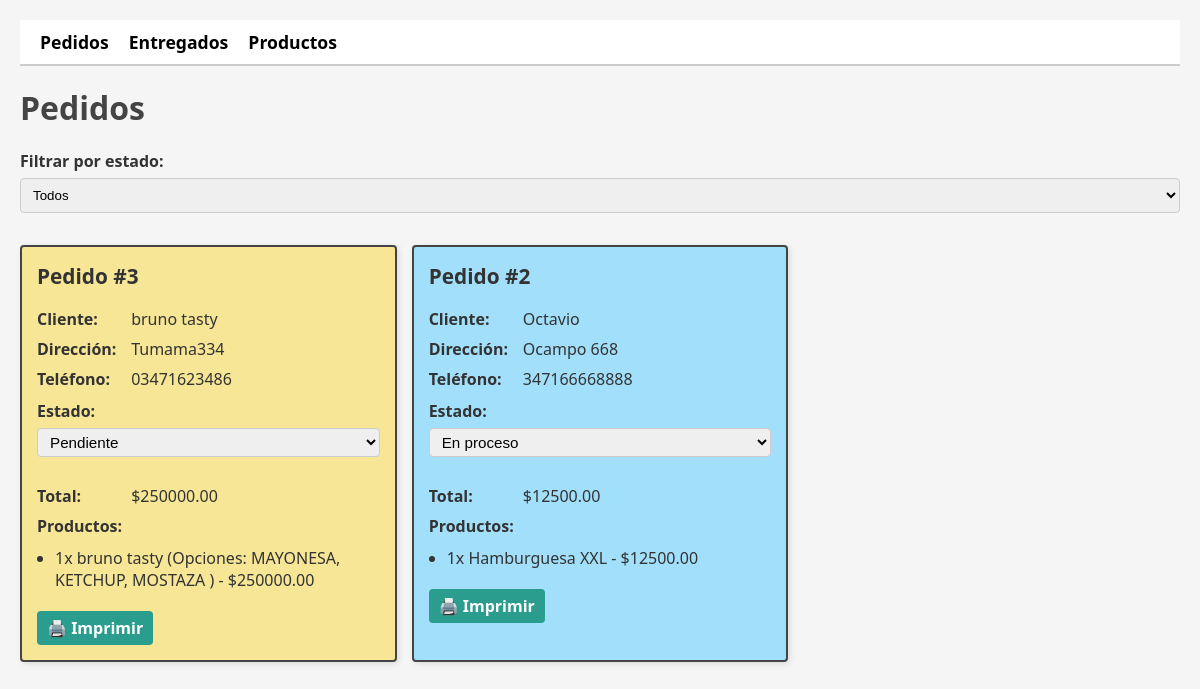
The app's page /panel/pedidos/, older data.
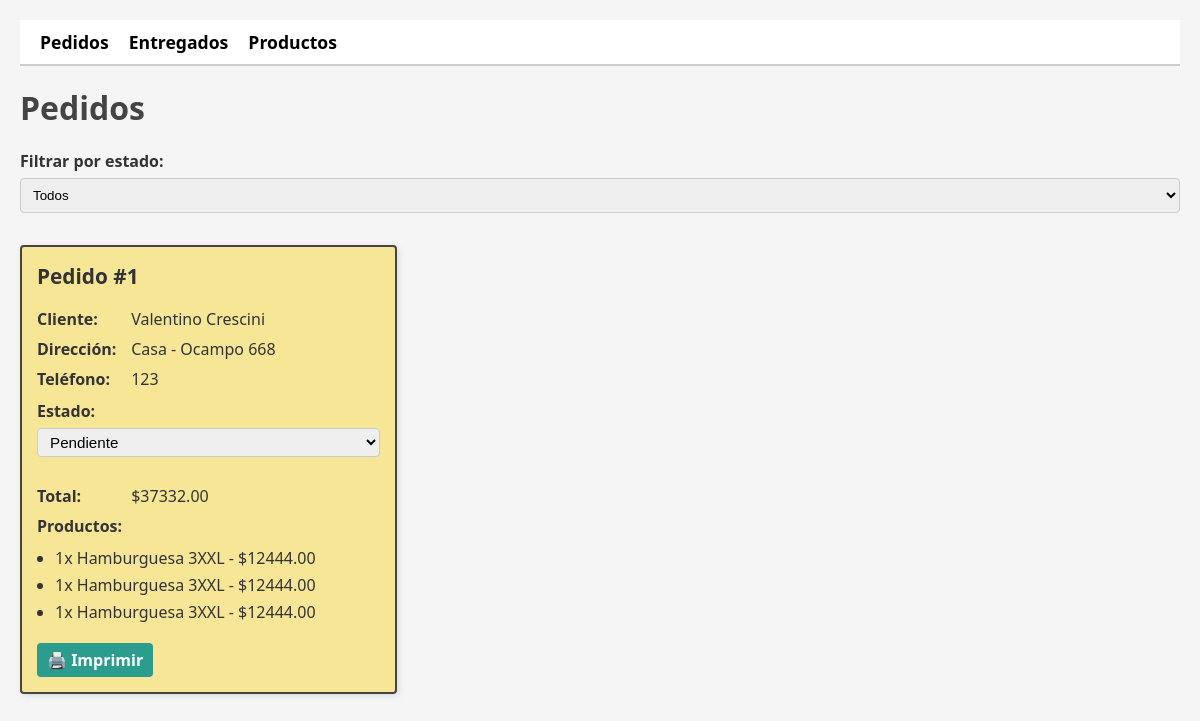
The same page, newer data.
### mi_app/models.py (models this page shows, shortened)
class Pedido(models.Model):
    ESTADOS = [
        ('pendiente', 'Pendiente'),
        ('proceso', 'En proceso'),
        ('listo', 'Listo para entregar'),
        ('entregado', 'Entregado'),
        ('cancelado', 'Cancelado'),
    ]
    cliente = models.ForeignKey(
        settings.AUTH_USER_MODEL,
        on_delete=models.CASCADE,
        related_name='pedidos',
        null=True, blank=True
    )
    cliente_nombre = models.CharField(max_length=100)
    cliente_direccion = models.CharField(max_length=200)
    cliente_telefono = models.CharField(max_length=20, blank=True)
    total = models.DecimalField(max_digits=10, decimal_places=2, default=0)
    estado = models.CharField(max_length=20, choices=ESTADOS, default='pendiente')
    fecha_creacion = models.DateTimeField(auto_now_add=True)

class PedidoProducto(models.Model):
    pedido = models.ForeignKey(Pedido, on_delete=models.CASCADE, related_name='items')
    producto = models.ForeignKey(Producto, on_delete=models.CASCADE)
    cantidad = models.PositiveIntegerField(default=1)
    opciones_seleccionadas = models.ManyToManyField(PersonalizacionOpcion, blank=True)
    def subtotal(self):
        subtotal_base = self.producto.precio * self.cantidad
        extras = sum([op.precio_extra for op in self.opciones_seleccionadas.all()])
        return subtotal_base + (extras * self.cantidad)

class Producto(models.Model):
    nombre = models.CharField(max_length=100)
    descripcion = models.TextField(blank=True)
    precio = models.DecimalField(max_digits=8, decimal_places=2)
    categoria = models.CharField(max_length=50)
    disponible = models.BooleanField(default=True)
    personalizable = models.BooleanField(default=False)
    campos_personalizacion = models.ManyToManyField('PersonalizacionCampo', blank=True, related_name='productos')
    imagen = models.ImageField(upload_to='productos/', blank=True, null=True)  # 👈 campo nuevo

class PersonalizacionOpcion(models.Model):
    campo = models.ForeignKey(PersonalizacionCampo, on_delete=models.CASCADE, related_name='opciones')
    nombre = models.CharField(max_length=100)
    precio_extra = models.DecimalField(max_digits=6, decimal_places=2, default=0)

### mi_app/views/admin.py (the view)
# urls.py: path('panel/pedidos/', views.pedidos_admin, name='pedidos_admin'),
def pedidos_admin(request):
    estado = request.GET.get('estado')
    pedidos = Pedido.objects.exclude(estado='entregado').order_by('-fecha_creacion')
    ultimo_pedido_id = pedidos.first().id if pedidos else None
    if estado:
        pedidos = pedidos.filter(estado=estado)
    return render(request, 'admin/pedidos_admin.html', {
        'pedidos': pedidos,
        'ultimo_pedido_id': ultimo_pedido_id,
    })

### mi_app/templates/admin/pedidos_admin.html (shortened to what this page needs)
{% load static %}
<link rel="stylesheet" href="{% static 'css/admin_panel.css' %}">
<nav class="admin-menu">
  <a href="{% url 'pedidos_admin' %}">Pedidos</a>
  <a href="{% url 'pedidos_entregados_admin' %}">Entregados</a>
  <a href="{% url 'productos_admin' %}">Productos</a>
</nav>
{% block titulo %}
<h1>Pedidos</h1>
{% endblock %}
{% block content %}
<link rel="stylesheet" href="{% static 'css/pedidos_admin.css' %}">
<form method="get" style="margin-bottom: 20px;">
  <label for="estado">Filtrar por estado:</label>
  <select id="estado" name="estado" onchange="this.form.submit()">
    <option value="">Todos</option>
  </select>
</form>
<div class="pedidos-grid">
  {% for pedido in pedidos %}
    <div class="pedido-card pedido-estado-{{ pedido.estado }}">
      <h2>Pedido #{{ pedido.id }}</h2>
      <div class="pedido-info"><strong>Cliente:</strong> {{ pedido.cliente_nombre }}</div>
      <div class="pedido-info"><strong>Dirección:</strong> {{ pedido.cliente_direccion }}</div>
      <div class="pedido-info"><strong>Teléfono:</strong> {{ pedido.cliente_telefono }}</div>
      <div class="pedido-estado" style="margin-top: 10px;"><strong>Estado:</strong>
        <form method="post" action="{% url 'cambiar_estado_pedido' pedido.id %}">
          <select name="estado" onchange="this.form.submit()">
            {% for key, label in pedido.ESTADOS %}
              <option value="{{ key }}" {% if pedido.estado == key %}selected{% endif %}>{{ label }}</option>
            {% endfor %}
          </select>
        </form>
      </div>
      <div class="pedido-info"><strong>Total:</strong> ${{ pedido.total }}</div>
      <div class="pedido-info"><strong>Productos:</strong></div>
      <ul class="productos-list">
        {% for item in pedido.items.all %}
          <li>
            {{ item.cantidad }}x {{ item.producto.nombre }}
            {% if item.opciones_seleccionadas.all %}
              (Opciones:
              {% for op in item.opciones_seleccionadas.all %}
                {{ op.nombre }}{% if not forloop.last %}, {% endif %}
              {% endfor %}
              )
            {% endif %}
            - ${{ item.subtotal|floatformat:2 }}
          </li>
        {% endfor %}
      </ul>
      <div class="pedido-actions">
        <a href="{% url 'imprimir_pedido' pedido.id %}" target="_blank">🖨️ Imprimir</a>
      </div>
    </div>
  {% empty %}
    <p>No hay pedidos para mostrar.</p>
  {% endfor %}
</div>
{% endblock %}

Row changes from the older to the newer data that the page shows:
removed Pedido: id "3", cliente_nombre "bruno tasty", cliente_direccion "Tumama334", cliente_telefono "03471623486", estado "Pendiente", total "250000.00", PedidoProducto (cantidad "1", producto.nombre "bruno tasty", subtotal "250000.00")
removed PersonalizacionOpcion: nombre "MAYONESA", shown under PedidoProducto (number 3 of 3 on the later page)
removed PersonalizacionOpcion: nombre "KETCHUP", shown under PedidoProducto (number 3 of 3 on the later page)
removed PersonalizacionOpcion: nombre "MOSTAZA", shown under PedidoProducto (number 3 of 3 on the later page)
removed Pedido: id "2", cliente_nombre "Octavio", cliente_direccion "Ocampo 668", cliente_telefono "347166668888", estado "En proceso", total "12500.00", PedidoProducto (cantidad "1", producto.nombre "Hamburguesa XXL", subtotal "12500.00")
now on this page (row edited): Pedido: id "1", cliente_nombre "Valentino Crescini", cliente_direccion "Casa - Ocampo 668", cliente_telefono "123", estado "Pendiente", total "37332.00", PedidoProducto (cantidad "1", producto.nombre "Hamburguesa 3XXL", subtotal "12444.00"), PedidoProducto (cantidad "1", producto.nombre "Hamburguesa 3XXL", subtotal "12444.00")
now on this page (row unchanged): PedidoProducto: cantidad "1", producto.nombre "Hamburguesa 3XXL", subtotal "12444.00"
